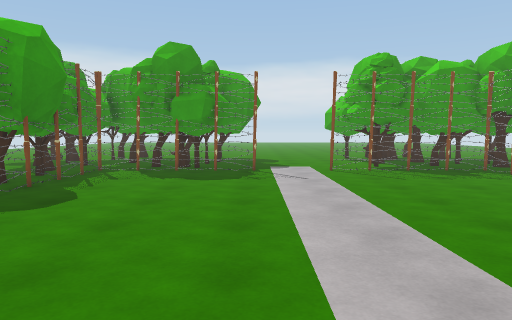
[1] (above)

16 first-person views from a walk through a 3-D level made in the Unity game engine. The camera is 1.4 m above the floor, tilts 4° down and sees 70° across. The floor is counted in squares, 1 m on a side. Each view is taken from the middle of a square. On the plan, view 1 faces up. The plan holds only what a view shows up to about 16 squares ahead; the rest is blank. The place goes on beyond the plan. The player is left out. Some animated figures are not drawn.

[2]
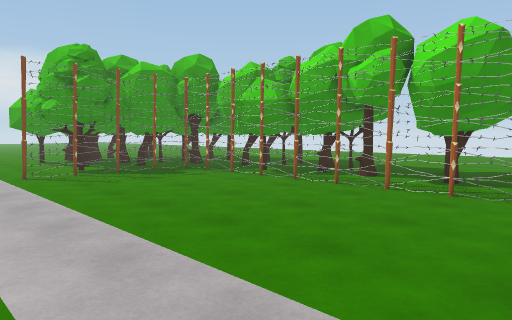

[3]
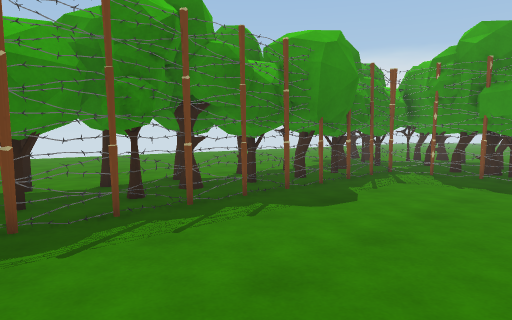

[4]
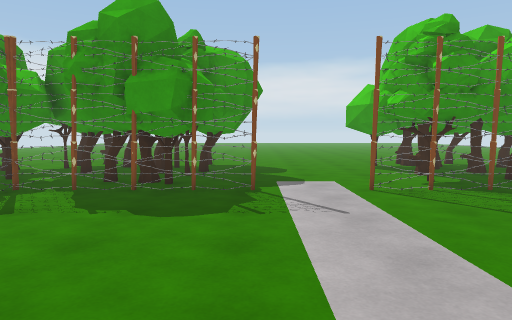

[5]
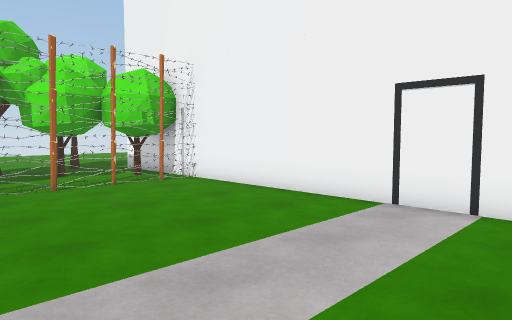

[6]
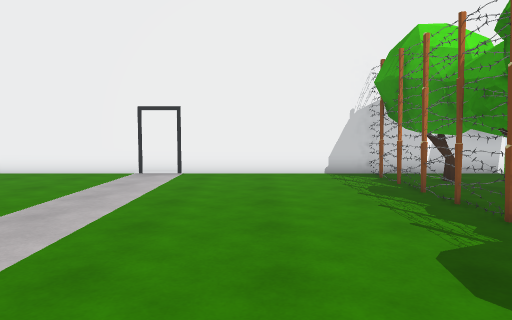

[7]
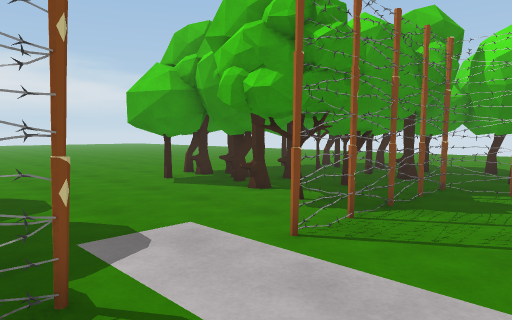

[8]
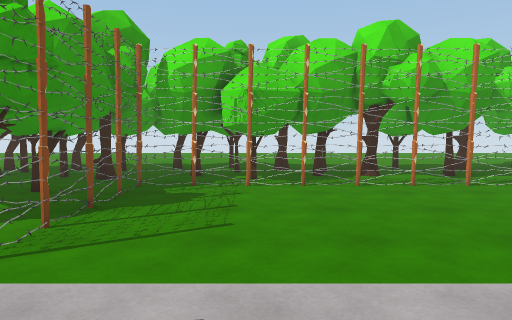

[9]
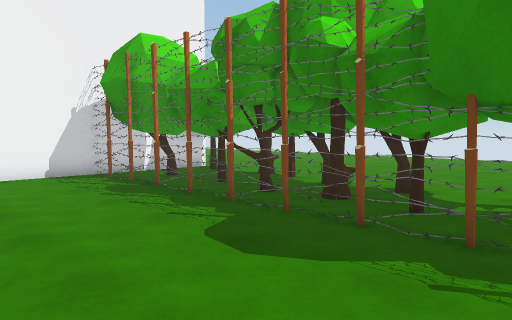

[10]
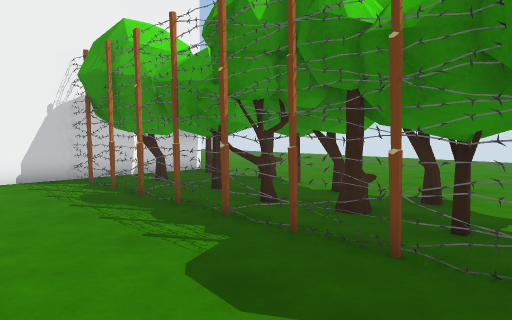

[11]
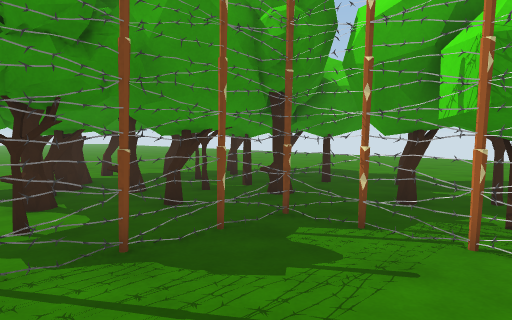

[12]
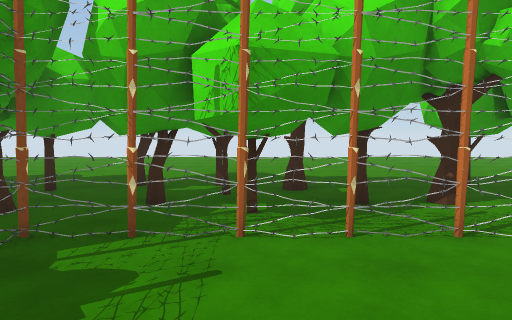

[13]
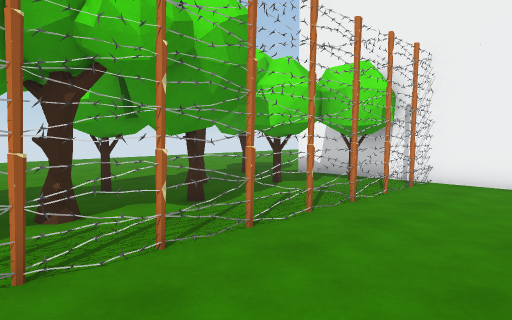

[14]
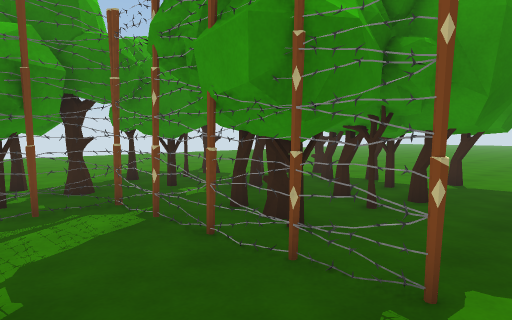

[15]
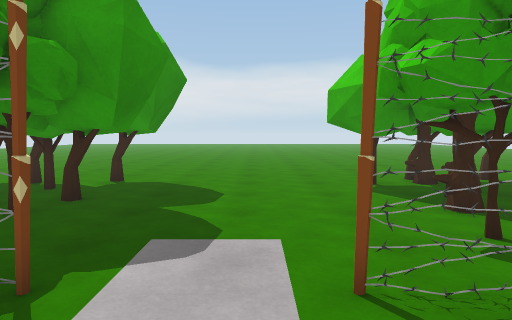

[16]
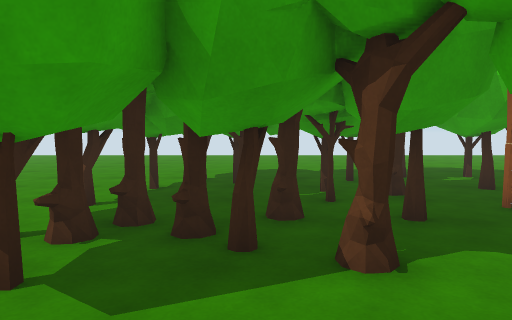

### Floor plan
Key: @ floor where view 1 was taken; # wall or solid block; . floor; T tree; F fence; H thing the floor can be seen under or through; O other object.
Columns run from 20 left of view 1 to 21 right of it. Each row starts with its distance up from view 1.
 22             OT.#  ##.....##TT####.....
 21         OO..TO##   #.....TTTT.##T#TT.....
 20         .OT.TT # # ........TT.TTTT ......
 19        ...T..  ####T......TTT..T## ......
 18       ....TT ####TT#.....TT.TT###HT......
 17      ...... ##.# .T.........##TTHH ......
 16     ......TTT#.#TTT......T..#TTTHH ......
 15     .......T  .##TT..............HH ......
 14     ...... TT FFFFFFF..FFFFFFF..H HT......
 13         ..TTT#F..............F.HH H.......
 12          .OO#TF..............FH HHH ....
 11         ....##T..............FHH TH .....
 10         ..TTHTT..............FHHHT.......
  9       ..... HHF..............F.HTT......
  8  ......... HHHF..............F.HHT......
  7 ..........HTT.F..............F.TT.......
  6 ..........HTT.F..............F.  HH......
  5  .........HTTTF..............F.HHHH.......
  4   ....... HHTTF..............F.HTT .......
  3    ...... THTHF..............F.. TT.......
  2       ...TT.HHF..............F.TH........
  1       ......HHF..............F.HH .......
  0       ...  .HTF.....@........F###  #T.
 -1        .. #  #F..............F##  ##
 -2          ## ###################   #.

Where each view was taken, in squares from view 1:
view 1: 0 up, 0 right, facing up
view 2: 1 up, 0 right, facing up-right
view 3: 1 up, 0 right, facing up-left
view 4: 5 up, 0 right, facing up
view 5: 5 up, 1 left, facing down-right
view 6: 11 up, 2 left, facing down
view 7: 11 up, 1 left, facing up-right
view 8: 11 up, 1 left, facing right
view 9: 11 up, 1 left, facing down-left
view 10: 10 up, 2 left, facing down-left
view 11: 10 up, 4 right, facing up-right
view 12: 11 up, 4 right, facing right
view 13: 9 up, 5 right, facing down-right
view 14: 11 up, 1 right, facing up-left
view 15: 11 up, 2 right, facing up
view 16: 19 up, 2 right, facing right
